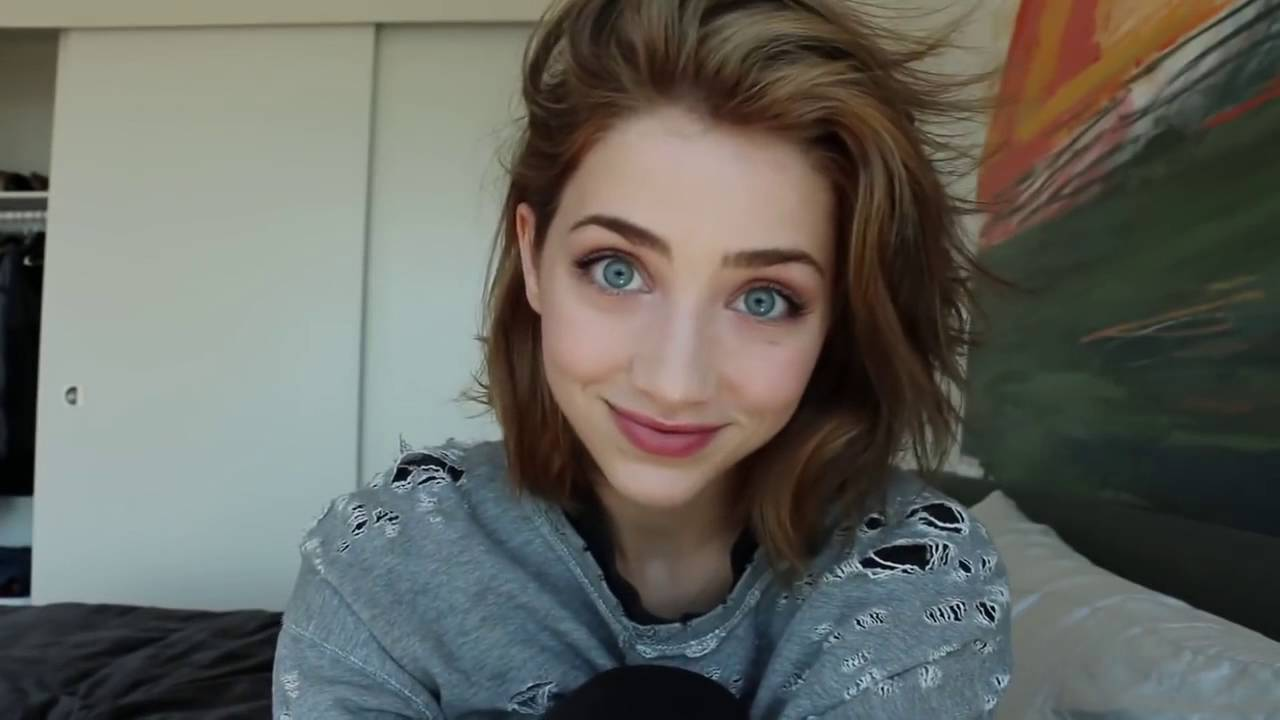
#> input picture python/static_face_detection/moza1.jpg, 1280 x 720 px
$ python face_detection.py
#> lines starting #> are read from the running program, lines starting #| are printed output that depends on the picture; after the words box and inside, x2 and y2 are one past the last pixel; in counts of white or black regions, pixels touching at a corner belong together
import cv2

image_path = "moza1.jpg" # used image

cascace_path = "../resources/haarcascade_frontalface_default.xml" # model for frontal face

classifier = cv2.CascadeClassifier(cascace_path) # creating a classifier for frontal face

image = cv2.imread(image_path) # reading the iamge
#> image is the input picture: shape (720, 1280, 3); mean B, G, R 94.4, 100.8, 100.1

gray_image = cv2.cvtColor(image, cv2.COLOR_BGR2GRAY) # parsing image to gray scale
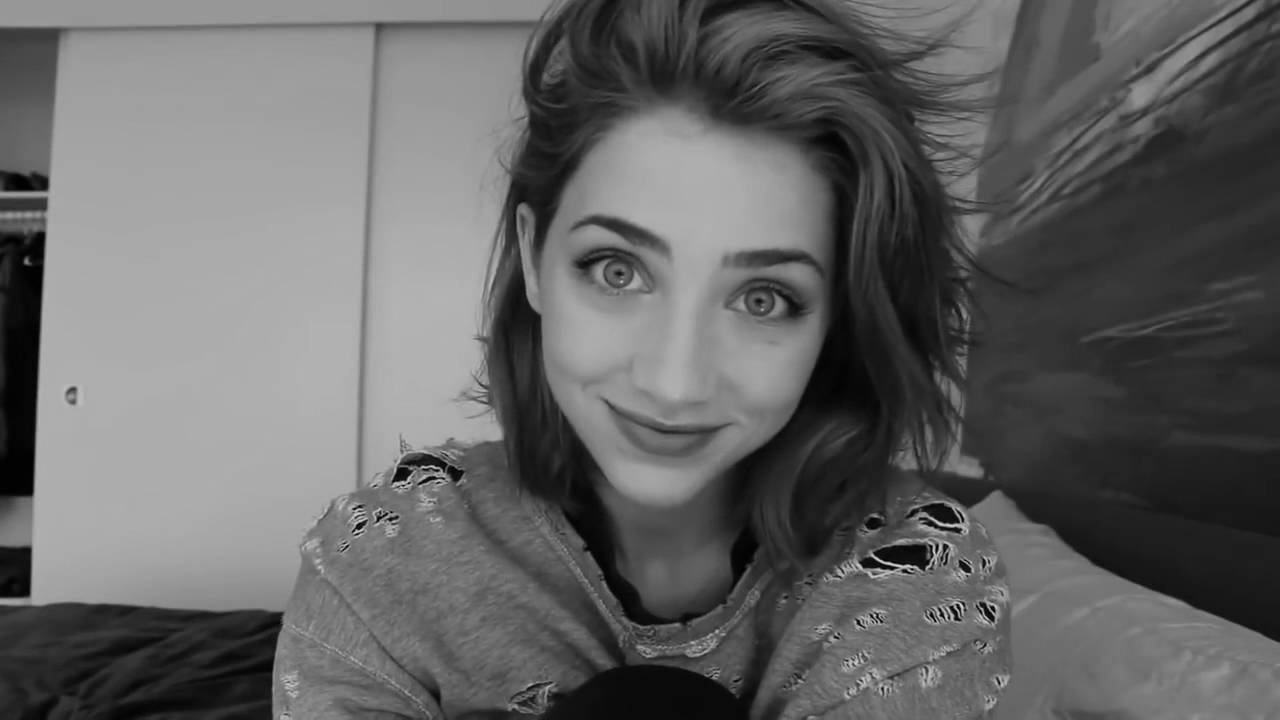
#> gray_image: shape (720, 1280); min 0, max 218, mean 99.9

faces = classifier.detectMultiScale(gray_image, 2.5, 10) # gettins all the faces in image
#> faces = [[501, 137, 375, 375]]

for (x, y, z, h) in faces: # for each face...
	image = cv2.rectangle(image, (x, y) , (x + z, y + h), (255, 255, 0), 2) # make a rectangle
#> this loop made 1 pass
#> pass 1, `image = cv2.rectangle(image, (x, y) , (x + z, y + h), (255, 255, 0), 2)`:
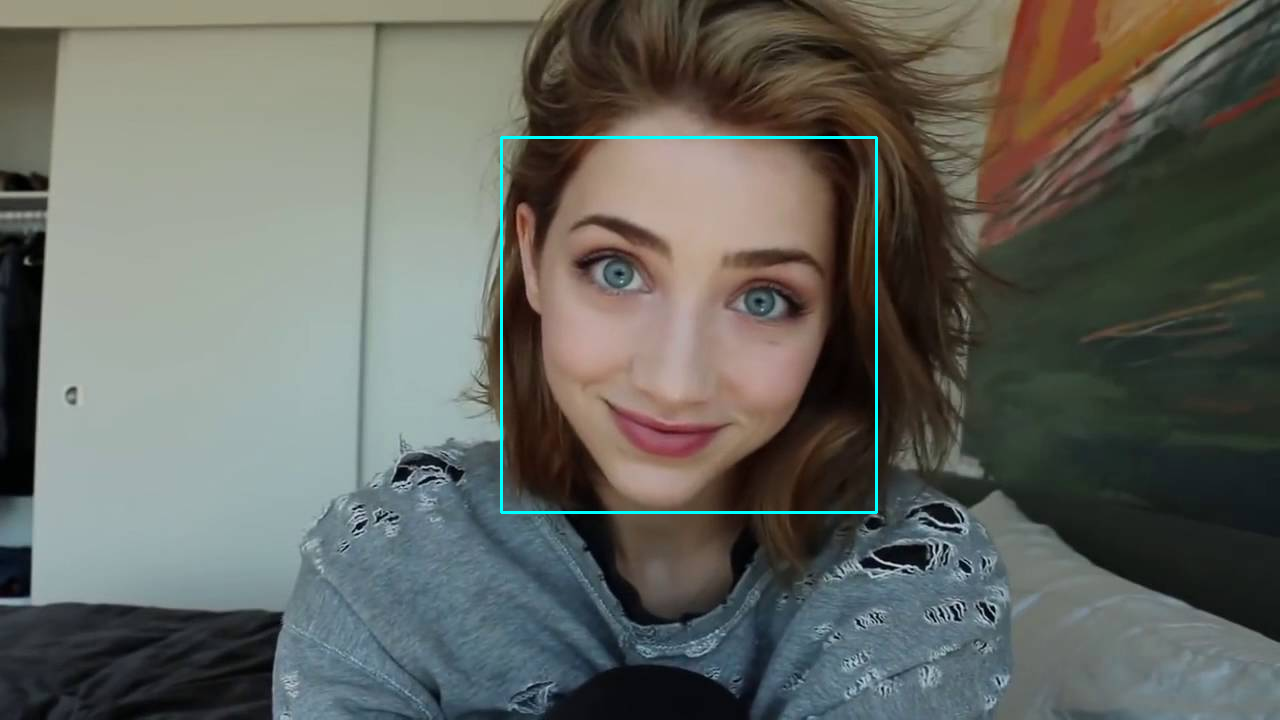
#> image: shape (720, 1280, 3); 0.49% of pixels changed, all inside (x1, y1, x2, y2) = (500, 136, 878, 514)

cv2.imshow("image", image)
cv2.waitKey(0)
cv2.destroyAllWindows()
